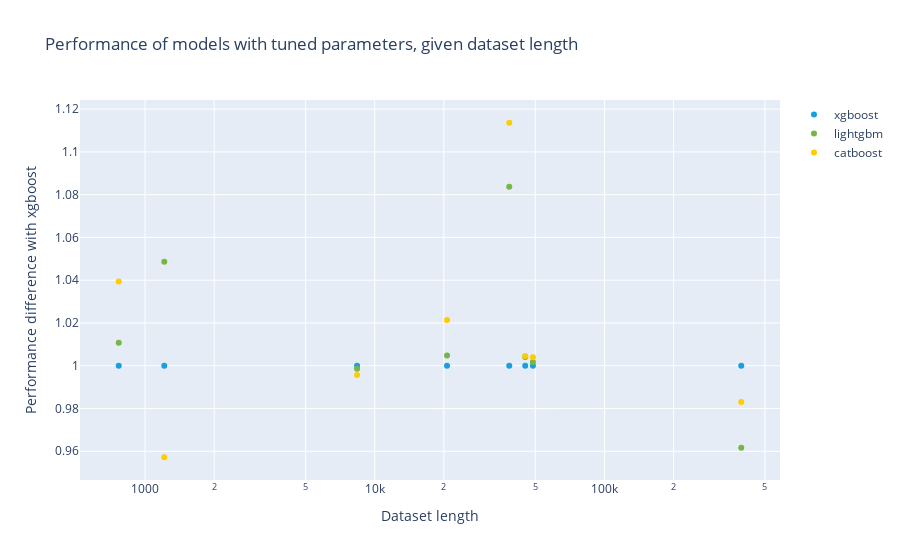

The code cell stored with this chart in its notebook:
### Code cell
fig = go.Figure(data=[go.Scatter(x=perfs_tuned_vs_untuned_scaled["length"], 
                                y=perfs_tuned_vs_untuned_scaled["xgboost_with_default_parameters"],
                                mode='markers',
                               marker_color="#189FDD",
                                name="xgboost"),
                      go.Scatter(x=perfs_tuned_vs_untuned_scaled["length"], 
                                y=perfs_tuned_vs_untuned_scaled["lightgbm_with_default_parameters"],
                                mode='markers',
                               marker_color="#76B644",
                                name="lightgbm"),
                      go.Scatter(x=perfs_tuned_vs_untuned_scaled["length"], 
                                y=perfs_tuned_vs_untuned_scaled["catboost_with_default_parameters"],
                                mode='markers',
                               marker_color="#FFCC00",
                                name="catboost")
                     ])
fig.update_xaxes(type="log", title="Dataset length")
fig.update_yaxes(title="Performance difference with xgboost")

fig.update_layout(title="Performance of models with tuned parameters, given dataset length")
fig.show()

### Figure 1 — Plotly figure (JSON) as saved in the notebook; plotly's stock layout.template omitted (floating-point values rounded to 4 significant figures)
{"data": [{"marker": {"color": "#189FDD"}, "mode": "markers", "name": "xgboost", "type": "scatter", "x": [20640, 48842, 394299, 768, 45211, 8378, 1212, 38531], "y": [1, 1, 1, 1, 1, 1, 1, 1]}, {"marker": {"color": "#76B644"}, "mode": "markers", "name": "lightgbm", "type": "scatter", "x": [20640, 48842, 394299, 768, 45211, 8378, 1212, 38531], "y": [1.005, 1.002, 0.9617, 1.011, 1.004, 0.9986, 1.049, 1.084]}, {"marker": {"color": "#FFCC00"}, "mode": "markers", "name": "catboost", "type": "scatter", "x": [20640, 48842, 394299, 768, 45211, 8378, 1212, 38531], "y": [1.021, 1.004, 0.983, 1.039, 1.005, 0.9956, 0.9572, 1.114]}], "layout": {"title": {"text": "Performance of models with tuned parameters, given dataset length"}, "xaxis": {"title": {"text": "Dataset length"}, "type": "log"}, "yaxis": {"title": {"text": "Performance difference with xgboost"}}}}
